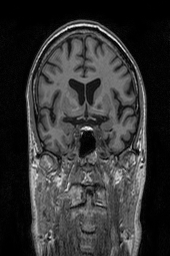
#> input picture L01/m1-1_slice125.png, 170 x 256 px
$ jupyter execute --allow-errors gpu_loop_comparison.ipynb   (shell and % lines are left out)
#> lines starting #> are read from the running program, lines starting #| are printed output that depends on the picture
[cell 1]
import os
import imageio
import numpy as np
import matplotlib.pyplot as plt

fig = plt.figure(figsize=(20,10))
import skimage
skimage.__version__
from skimage import metrics

# calculate various metrics for the reconstruction quality
def calculate_metrics(im, reco):
    mse = metrics.mean_squared_error(im, reco)
    ssim_score = metrics.structural_similarity(im, reco)
    hdist = metrics.hausdorff_distance(im, reco)
    return 'MSE: {mse:.2f}, SSIM {ssim:.2f}'.format(mse=mse, ssim=ssim_score)

# helper function to visualze reconstruction
def plot_reco(reco, k):
    fig = plt.figure(figsize=(20,10))
    ax = fig.add_subplot(1,1,1)
    ax.imshow(reco,cmap='gray')
    ax.set_title('reco with ' + str(k)+ ' components')

im = imageio.imread("./m1-1_slice125.png")
#> im is the input picture: shape (256, 170); min 0, max 255, mean 50.6
im = im -im.min() / (im.max() - im.min())
u,s,vt = np.linalg.svd(im, full_matrices=False)
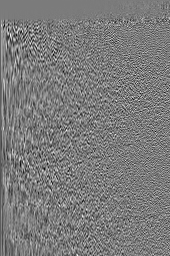
#> u: shape (256, 170) float64; min -0.281, max 0.297, mean -0.000404; drawn with min black and max white
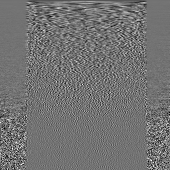
#> vt: shape (170, 170) float64; min -0.373, max 0.453, mean -0.000561; drawn with min black and max white
#> s = 170 values, max 13319.6 at index 0, min 5.86 at index 169, mean 325.9
k = 170

[cell 2]
def reconstruct_svd_for_loops3(u,s,vt,k):
    """SVD reconstruction for k components using 3 for-loops
    for + in svd for zeile for spalte
    Inputs:
    u: (m,n) numpy array
    s: (n) numpy array (diagonal matrix)
    vt: (n,n) numpy array
    k: number of reconstructed singular components

    Ouput:
    (m,n) numpy array U_mk * S_k * V^T_nk for k reconstructed components
    """
#> called with s = array of shape (170,), k = 170
    ### BEGIN SOLUTION
    reco = np.zeros(u.shape)
    for i in range(k): #for k components
        for j in range(u[:,i].shape[0]): #for each element in ith column of u
            for k in range(vt[i,:].shape[0]): #for each element in ith row of vt
                reco[j,k] += s[i] * u[j,i] * vt[i,k]
    return reco

plot_reco(reconstruct_svd_for_loops3(u,s,vt,k), k)

[cell 3]
reconstruct_svd_for_loops3(u, s, vt, k)
